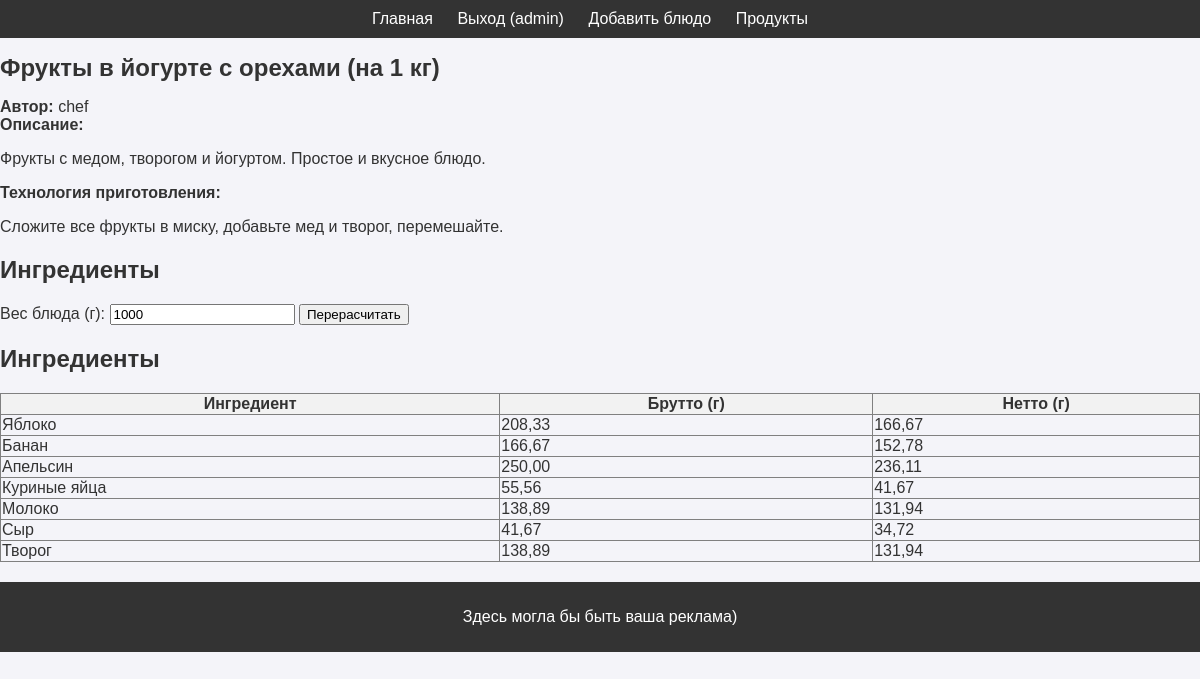
/app/dish/2/ (signed in), run on the app's committed database.
### app/models.py (models this page shows, shortened)
class Dish(models.Model):
    name = models.CharField(max_length=255)
    author = models.ForeignKey(User, on_delete=models.PROTECT)
    description = models.TextField(blank=True)
    photo = models.ImageField(upload_to='dish_photos/', null=True, blank=True)
    dish_type = models.CharField(max_length=20, choices=DISH_TYPES)
    technology = models.TextField(blank=True)

class Product(models.Model):
    name = models.CharField(max_length=50)
    price = models.DecimalField(max_digits=10, decimal_places=2)
    calories = models.IntegerField()
    proteins = models.DecimalField(max_digits=5, decimal_places=2)
    fats = models.DecimalField(max_digits=5, decimal_places=2)
    carbohydrates = models.DecimalField(max_digits=5, decimal_places=2)

### app/views.py (the view)
# urls.py: path('dish/<int:dish_id>/', views.dish_detail, name='dish_detail'),
def dish_detail(request, dish_id):
    dish = get_object_or_404(Dish, id=dish_id)
    weight_str = request.GET.get('weight', '1000')  # строка по умолчанию
    try:
        weight = Decimal(weight_str)
    except ValueError:
        weight = 1000.0
    ingredients = dish.ingredients.all()
    recalculated_ingredients = []
    for ingredient in ingredients:
        brutto_per_weight = ingredient.brutto * (weight / Decimal('1000'))
        netto_per_weight = ingredient.netto * (weight / Decimal('1000'))
        recalculated_ingredients.append({
            'product': ingredient.product,
            'brutto': brutto_per_weight.quantize(Decimal('0.01')),  # округление до 2 знаков
            'netto': netto_per_weight.quantize(Decimal('0.01')),  # округление до 2 знаков
        })
    return render(request, 'app/dish.html', {
        'dish': dish,
        'ingredients': recalculated_ingredients,
        'weight': weight
    })

### app/templates/app/dish.html (shortened to what this page needs)
{% extends 'main/base.html' %}
{% block content %}
  <div class="dish-container">
    <h1>{{ dish.name }}</h1>
    <div class="author">
      <strong>Автор:</strong> {{ dish.author.username }}
    </div>
    <div class="description">
      <strong>Описание:</strong>
      <p>{{ dish.description }}</p>
    </div>
    <div class="technology">
      <strong>Технология приготовления:</strong>
      <p>{{ dish.technology }}</p>
    </div>
    <h2>Ингредиенты</h2>
    <form method="get" action="{% url 'dish_detail' dish.id %}">
      <label for="weight">Вес блюда (г):</label>
      <input type="number" name="weight" value="{{ weight }}" step="10" min="100">
      <button type="submit">Перерасчитать</button>
    </form>
    <h2>Ингредиенты</h2>
    <table border="1" style="width: 100%; border-collapse: collapse; font-family: Arial, sans-serif;">
      <tr style="background-color: #f2f2f2;">
        <th>Ингредиент</th>
        <th>Брутто (г)</th>
        <th>Нетто (г)</th>
      </tr>
      {% for ingredient in ingredients %}
        <tr>
          <td>{{ ingredient.product.name }}</td>
          <td>{{ ingredient.brutto|floatformat:2 }}</td>
          <td>{{ ingredient.netto|floatformat:2 }}</td>
        </tr>
      {% endfor %}
    </table>
  </div>
{% endblock %}

### main/templates/main/base.html (shortened to what this page needs)
<!DOCTYPE html>
<html lang="ru">
<head>
     {% load static %}
    <link rel="stylesheet" href="{% static 'css/style.css' %}">
</head>
<body>
    <header>
        <nav>
            <ul>
                <li><a href="{% url 'index' %}">Главная</a></li>
                {% if user.is_authenticated %}
                    <li><a href="{% url 'logout' %}">Выход ({{ user.username }})</a></li>
                    <li><a href="{% url 'add_recipe' %}">Добавить блюдо</a></li>
                    <li><a href="{% url 'products' %}">Продукты</a></li>
                {% else %}
                    <li><a href="{% url 'login' %}">Вход</a></li>
                    <li><a href="{% url 'register' %}">Регистрация</a></li>
                {% endif %}
            </ul>
        </nav>
    </header>
    <main>
        {% block content %}{% endblock %}
    </main>
    <footer>
        <p>Здесь могла бы быть ваша реклама)</p>
    </footer>
</body>
</html>

### static/css/style.css (style rules this page uses)
body { font-family: Arial, sans-serif; margin: 0; padding: 0; background-color: #f4f4f9; color: #333; }
header { background-color: #333; color: white; padding: 10px 0; text-align: center; }
nav ul { list-style-type: none; margin: 0; padding: 0; }
nav ul li { display: inline; margin-right: 20px; }
nav ul li a { color: white; text-decoration: none; font-size: 16px; }
h1, h2 { font-size: 24px; }
footer { text-align: center; padding: 10px; background-color: #333; color: white; margin-top: 20px; }

### data on the page
Dish: name "Фрукты в йогурте с орехами (на 1 кг)", author.username "chef", description "Фрукты с медом, творогом и йогуртом. Простое и вкусное блюдо.", technology "Сложите все фрукты в миску, добавьте мед и творог, перемешайте."
Product: product.name "Яблоко", brutto "208,33", netto "166,67"
Product: product.name "Банан", brutto "166,67", netto "152,78"
Product: product.name "Апельсин", brutto "250,00", netto "236,11"
Product: product.name "Куриные яйца", brutto "55,56", netto "41,67"
Product: product.name "Молоко", brutto "138,89", netto "131,94"
Product: product.name "Сыр", brutto "41,67", netto "34,72"
Product: product.name "Творог", brutto "138,89", netto "131,94"

### other printed values
{{ user.username }} "admin"
